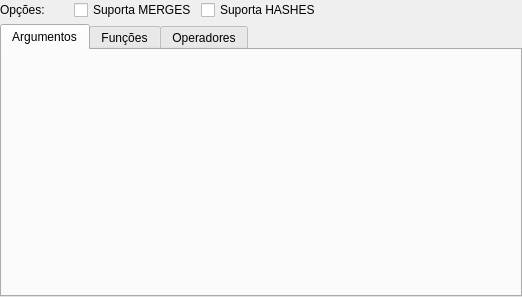
<?xml version="1.0" encoding="UTF-8"?>
<ui version="4.0">
 <class>OperadorWidget</class>
 <widget class="QWidget" name="OperadorWidget">
  <property name="geometry">
   <rect>
    <x>0</x>
    <y>0</y>
    <width>522</width>
    <height>297</height>
   </rect>
  </property>
  <property name="windowTitle">
   <string>Form</string>
  </property>
  <layout class="QGridLayout" name="operador_grid">
   <property name="margin">
    <number>0</number>
   </property>
   <property name="spacing">
    <number>4</number>
   </property>
   <item row="0" column="0">
    <widget class="QLabel" name="label_10">
     <property name="minimumSize">
      <size>
       <width>70</width>
       <height>0</height>
      </size>
     </property>
     <property name="text">
      <string>Opções:</string>
     </property>
    </widget>
   </item>
   <item row="0" column="1">
    <widget class="QCheckBox" name="merges_chk">
     <property name="text">
      <string>Suporta MERGES</string>
     </property>
    </widget>
   </item>
   <item row="0" column="2">
    <widget class="QCheckBox" name="hashes_chk">
     <property name="text">
      <string>Suporta HASHES</string>
     </property>
    </widget>
   </item>
   <item row="0" column="3">
    <spacer name="horizontalSpacer">
     <property name="orientation">
      <enum>Qt::Horizontal</enum>
     </property>
     <property name="sizeHint" stdset="0">
      <size>
       <width>229</width>
       <height>20</height>
      </size>
     </property>
    </spacer>
   </item>
   <item row="1" column="0" colspan="4">
    <widget class="QTabWidget" name="atributos_twg">
     <property name="currentIndex">
      <number>0</number>
     </property>
     <widget class="QWidget" name="argumentos_tab">
      <attribute name="title">
       <string>Argumentos</string>
      </attribute>
     </widget>
     <widget class="QWidget" name="funcoes_tab">
      <attribute name="title">
       <string>Funções</string>
      </attribute>
      <layout class="QGridLayout" name="gridLayout_2">
       <property name="margin">
        <number>2</number>
       </property>
       <item row="1" column="0">
        <widget class="QLabel" name="func_juncao_lbl">
         <property name="text">
          <string>Junção:</string>
         </property>
        </widget>
       </item>
       <item row="2" column="0">
        <widget class="QLabel" name="func_restricao_lbl">
         <property name="text">
          <string>Restrição:</string>
         </property>
        </widget>
       </item>
       <item row="3" column="0">
        <spacer name="verticalSpacer">
         <property name="orientation">
          <enum>Qt::Vertical</enum>
         </property>
         <property name="sizeHint" stdset="0">
          <size>
           <width>20</width>
           <height>193</height>
          </size>
         </property>
        </spacer>
       </item>
       <item row="0" column="0">
        <widget class="QLabel" name="func_operador_lbl">
         <property name="text">
          <string>Operador:</string>
         </property>
        </widget>
       </item>
      </layout>
     </widget>
     <widget class="QWidget" name="operadores_tab">
      <attribute name="title">
       <string>Operadores</string>
      </attribute>
      <layout class="QGridLayout" name="gridLayout">
       <property name="margin">
        <number>2</number>
       </property>
       <item row="0" column="0">
        <widget class="QLabel" name="op_comutacao_lbl">
         <property name="text">
          <string>Comutação:</string>
         </property>
        </widget>
       </item>
       <item row="1" column="0">
        <widget class="QLabel" name="op_negacao_lbl">
         <property name="text">
          <string>Negação:</string>
         </property>
        </widget>
       </item>
       <item row="2" column="0">
        <widget class="QLabel" name="op_ordenacao1_lbl">
         <property name="text">
          <string>Ordenação (1):</string>
         </property>
        </widget>
       </item>
       <item row="3" column="0">
        <widget class="QLabel" name="op_ordenacao2_lbl">
         <property name="text">
          <string>Ordenação (2):</string>
         </property>
        </widget>
       </item>
       <item row="4" column="0">
        <widget class="QLabel" name="op_menorque_lbl">
         <property name="text">
          <string>Menor que:</string>
         </property>
        </widget>
       </item>
       <item row="5" column="0">
        <widget class="QLabel" name="op_maiorque_lbl">
         <property name="text">
          <string>Maior que:</string>
         </property>
        </widget>
       </item>
       <item row="6" column="0">
        <spacer name="verticalSpacer_2">
         <property name="orientation">
          <enum>Qt::Vertical</enum>
         </property>
         <property name="sizeHint" stdset="0">
          <size>
           <width>20</width>
           <height>96</height>
          </size>
         </property>
        </spacer>
       </item>
      </layout>
     </widget>
    </widget>
   </item>
  </layout>
 </widget>
 <resources/>
 <connections/>
</ui>
